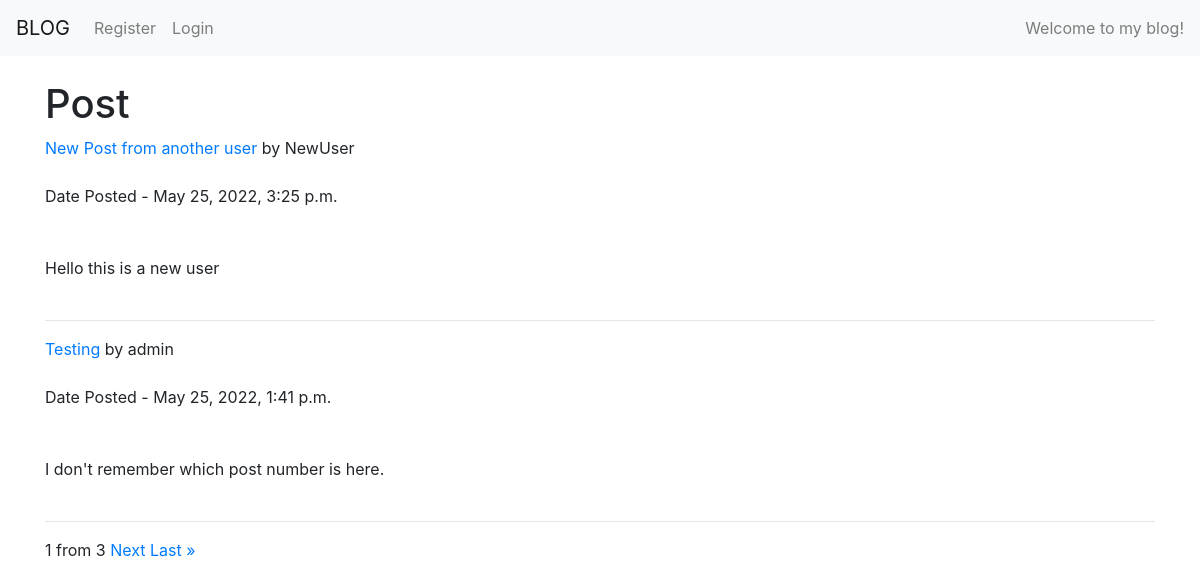
The page / on the database its author committed.
### myblog/models.py (models this page shows, shortened)
class BlogPost(models.Model):
    title = models.CharField(max_length=255)
    author = models.ForeignKey(User, on_delete=models.CASCADE)
    date_added = models.DateTimeField(auto_now_add=True)
    body = HTMLField()

### myblog/views.py (the view)
# urls.py: path('', HomePage.as_view(), name="home"),
class HomePage(ListView):
    model = BlogPost
    paginate_by = 2
    template_name = 'home.html'
    ordering = ['-date_added']

### myblog/templates/home.html (shortened to what this page needs)
{% extends 'base.html' %}
{% block content %}
<h1>Post</h1>
{% for post in object_list %}
    <a href="{% url 'article-detail' post.pk %}">{{ post.title }}</a> by {{ post.author }} <br/><br/>
    Date Posted - {{ post.date_added }}  <br/><br/><br/>
    {{ post.body | safe }}<br/><br/>
<hr>
{% endfor %}
  <div class="pagination">
    <span class="step-links">
        <span class="current">
            {{ page_obj.number }} from {{ page_obj.paginator.num_pages }}
        </span>
        {% if page_obj.has_next %}
            <a href="?page={{ page_obj.next_page_number }}">Next</a>
            <a href="?page={{ page_obj.paginator.num_pages }}">Last &raquo;</a>
        {% endif %}
    </span>
</div>
{% endblock %}

### myblog/templates/base.html (shortened to what this page needs)
<!doctype html>
<html lang="en">
  <head>
    <link rel="stylesheet" href="https://cdn.jsdelivr.net/npm/bootstrap@4.6.1/dist/css/bootstrap.min.css">
  </head>
  <body>
  <nav class="navbar navbar-expand-lg navbar-light bg-light">
  <a class="navbar-brand" href="{% url 'home' %}">BLOG</a>
  <div class="collapse navbar-collapse" id="navbarText">
    <ul class="navbar-nav mr-auto">
        {% if user.is_authenticated %}
          <li class="nav-item">
            <a class="nav-link" href="{% url 'new-post' %}">Add New Post</a>
          </li>
          <li class="nav-item">
            <a class="nav-link" href="{% url 'logout' %}">Logout</a>
          </li>
        {% else %}
          <li class="nav-item">
            <a class="nav-link" href="{% url 'register' %}">Register</a>
          </li>
          <li class="nav-item">
            <a class="nav-link" href="{% url 'login' %}">Login</a>
          </li>
        {% endif %}
    </ul>
    <span class="navbar-text">
      Welcome to my blog!
    </span>
  </div>
</nav>
<br/>
  <div class = 'container'>
      {% block content %}
      {% endblock %}
    </div>
  </body>
</html>

### rows shown on the page
BlogPost: title "New Post from another user", author "NewUser", date_added "May 25, 2022, 3:25 p.m.", body "Hello this is a new user"
BlogPost: title "Testing", author "admin", date_added "May 25, 2022, 1:41 p.m.", body "I don't remember which post number is here."

### other values the page prints
{{ page_obj.number }} "1"
{{ page_obj.paginator.num_pages }} "3"
